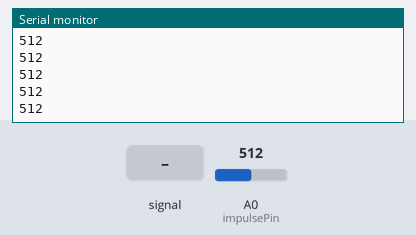
Simulated run of this sketch. Board: ESP8266 (NodeMCU). Shown: the last lines printed to the serial monitor. Inputs (shaded band) come from the test bench; at power-on: A0 (impulsePin) = 512. WiFi joins after 1.5 s; servers stay silent unless stated; no MQTT or app messages arrive unless stated.

Above: at 2.7 s.
2.8 s: A0 (impulsePin) fed a 200 Hz sine of ±460 counts around its level
At 3.9 s:
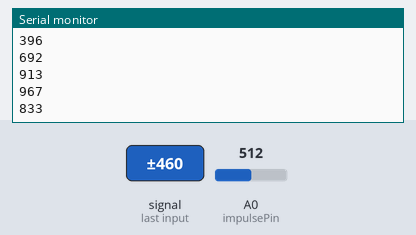
4.3 s: A0 (impulsePin) set to 716
At 5.1 s:
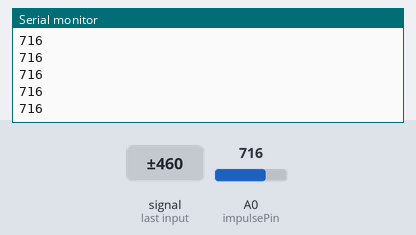
5.8 s: A0 (impulsePin) fed a 1000 Hz sine of ±255 counts around its level
7.3 s: A0 (impulsePin) set to 511
At 8.4 s:
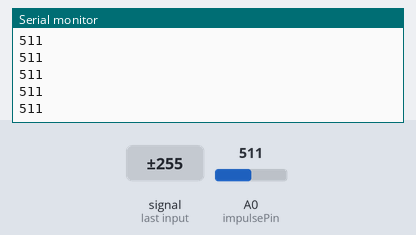
Timing chart, 0 to 9.8 s (numbered marks = the images above; inputs shaded):
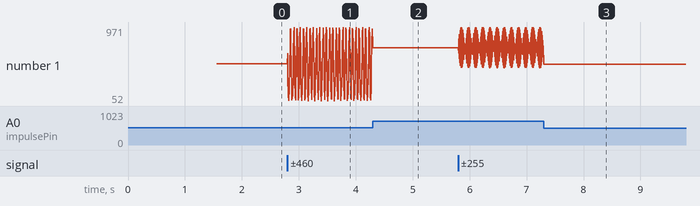

The sketch:

main.ino
```cpp
#include "led.h"
#include "wifi.h"
#include "mqtt.h"
#include "impulse_counter.h"

void setup() {
  Serial.begin(115200);
  Serial.println("Booting");

  setup_led();
  setup_wifi();
  setup_mqtt();
//  setup_ota();
  setup_impulse_counter();

  print_wifi_details();
}

void loop() {
  wifi_task();
  mqtt_task();
  impulse_counter_task();
}
```

Meter.cpp
```cpp
#include "Meter.h"
#include "Arduino.h"

Meter::Meter(unsigned int pulses_per_kwh)
: _pulses_per_kwh(pulses_per_kwh)
, count(0) {
}

// interrupt callback
void Meter::pulse()
{
  // used to measure time between pulses.
  _pulse_time = millis();

  // increment pulse count
  count++;

  // calculate pulse length
  pulse_length = _pulse_time - _last_pulse_time;

  // remember pulse time for next time
  _last_pulse_time = _pulse_time;
}

double Meter::get_power() {
  unsigned long current_pulse_length = millis() - _last_pulse_time;

  // if current pulse is shorter than previous whole pulse, then we haven't had a pulse yet
  // so use previous whole pulse length instead.
  if (current_pulse_length < pulse_length) current_pulse_length = pulse_length;

  // calculate power based on pulse length
  return pulse_length == 0
    ? 0
    : (1000.0 / _pulses_per_kwh) * 3600.0 / pulse_length * 1000.0;
}

double Meter::get_elapsed_energy() {
  return (1.0 * count / (_pulses_per_kwh));
}
```

Meter.h
```cpp
#include "Arduino.h"
#include <RunningAverage.h>

#ifndef METER_H
#define METER_H

class Meter
{
  public:
    Meter(unsigned int pulses_per_kwh);

    void pulse();
    double get_power();
    double get_elapsed_energy();

    volatile unsigned long pulse_length;
    volatile unsigned long count;

  private:
    volatile unsigned int _pulses_per_kwh;
    volatile unsigned long _pulse_time;
    volatile unsigned long _last_pulse_time;
};

#endif
```

iimpulse_counter.cpp
```cpp
#include "config.h"
#include "impulse_counter.h"
#include "Meter.h"
#include "mqtt.h"


//RunningAverage impulse_running_average(1000);
Meter meter(PULSES_PER_KWH);

const int impulsePin = A0;
boolean impulseDetected = false;
int threshold = 60;

long interval = 30UL * 1000UL;
unsigned long previousMillis = 0;
char *mqttOutTopic = "sensors/nrg2/out";

void setup_impulse_counter() {
//  impulse_running_average.clear();
}

void impulse_counter_task() {
  int illuminanceValue = analogRead(impulsePin);

  Serial.println(illuminanceValue);


//  impulse_running_average.addValue((float) illuminanceValue);
//  int threshold = (int) ((impulse_running_average.getMinInBuffer() + impulse_running_average.getMaxInBuffer()) / 2);

  delay(5);

  if ((illuminanceValue > threshold) & (impulseDetected == false)) {
    impulseDetected = true;
    delay(5);
  }

  if ((illuminanceValue < threshold) & (impulseDetected == true)) {
    impulseDetected = false;
    meter.pulse();
    Serial.println("pulse");
    delay(5);
  }

  unsigned long currentMillis = millis();

  if(currentMillis - previousMillis > interval) {
    previousMillis = currentMillis;

    DynamicJsonDocument doc(1024);

    doc["energy"] = meter.get_elapsed_energy();
    doc["power"] = meter.get_power();

    char output[256];
    serializeJson(doc, output);
    publish_message(mqttOutTopic, output);
  }
}
```

impulse_counter.h
```cpp
#include <ArduinoJson.h>
#include <RunningAverage.h>

#ifndef IMPULSE_COUNTER_H
#define IMPULSE_COUNTER_H

void setup_impulse_counter();
void impulse_counter_task();

#endif
```

led.cpp
```cpp
#include "Arduino.h"
#include "config.h"

void setup_led() {
  #ifdef LED
  pinMode(LED, OUTPUT);
  #endif
}

void toggle_led(bool state) {
  #ifdef LED
  digitalWrite(LED, state);
  #endif
}
```

led.h
```cpp
void setup_led();
void toggle_led(bool state);
```

mqtt.cpp
```cpp
#include "mqtt.h"
#include "wifi.h"
#include "config.h"

void setup_mqtt() {
  mqtt_client.setServer(MQTT_SERVER, MQTT_PORT);
  mqtt_client.setKeepAlive(120);
}

void reconnect_mqtt() {
  while (!mqtt_client.connected()) {
    Serial.print("Attempting MQTT connection...");
    // Attempt to connect
    if (mqtt_client.connect(NODE_NAME, MQTT_USER, MQTT_PASSWORD)) {
      Serial.println("mqtt connected");

    } else {
      WiFi.printDiag(Serial);
      Serial.print("mqtt failed, rc=");
      Serial.print(mqtt_client.state());
      Serial.println(" try again in 5 seconds");

      delay(5000);
    }
  }
}

void mqtt_task() {
  // check connection
  if (wifi_connected()) {
    if (!mqtt_client.connected()) {
      reconnect_mqtt();
    }

    mqtt_client.loop();
  }
}

void publish_message(char* topic, char* payload) {
  mqtt_client.publish(topic, payload);
}
```

mqtt.h
```cpp
#include <PubSubClient.h>
#include "wifi.h"

#ifndef MQTT_H
#define MQTT_H

static PubSubClient mqtt_client(espClient);

void setup_mqtt();
void reconnect_mqtt();
void mqtt_task();
void publish_message(char* topic, char* payload);
#endif
```

ota.cpp
```cpp
#include <ESP8266mDNS.h>
#include <WiFiUdp.h>
#include <ArduinoOTA.h>
#include "ota.h"
#include "config.h"

void setup_ota() {
  ArduinoOTA.setHostname(NODE_NAME);
  ArduinoOTA.setPassword(OTA_PASSWORD);

  ArduinoOTA.onStart([]() {
    Serial.println();
    Serial.println("OTA Start");
  });

  ArduinoOTA.onEnd([]() {
    Serial.println();
    Serial.println("OTA End");
  });
  ArduinoOTA.onProgress([](unsigned int progress, unsigned int total) {
    Serial.printf("Progress: %u%%\r", (progress / (total / 100)));
  });
  ArduinoOTA.onError([](ota_error_t error) {
    Serial.printf("Error[%u]: ", error);
    if (error == OTA_AUTH_ERROR) {
      Serial.println("Auth Failed");
    } else if (error == OTA_BEGIN_ERROR) {
      Serial.println("Begin Failed");
    } else if (error == OTA_CONNECT_ERROR) {
      Serial.println("Connect Failed");
    } else if (error == OTA_RECEIVE_ERROR) {
      Serial.println("Receive Failed");
    } else if (error == OTA_END_ERROR) {
      Serial.println("End Failed");
    }
  });
  ArduinoOTA.begin();
}

void ota_task() {
  ArduinoOTA.handle();
}
```

ota.h
```cpp
#ifndef OTA_H
#define OTA_H

void setup_ota();
void ota_task();

#endif
```

wifi.cpp
```cpp
#include "led.h"
#include "wifi.h"
#include "config.h"

void setup_wifi() {
  WiFi.mode(WIFI_STA);
  WiFi.begin(WIFI_SSID, WIFI_PASSWORD);

  while (WiFi.waitForConnectResult() != WL_CONNECTED) {
    Serial.println("Connection Failed! Rebooting...");
    delay(5000);
    ESP.restart();
  }
}

void print_wifi_details() {
  Serial.print("Connected. IP address: ");
  Serial.println(WiFi.localIP());
}

bool wifi_connected() {
  return WiFi.status() == WL_CONNECTED;
}

void reconnect_wifi() {
  while (!wifi_connected()) {
    toggle_led(HIGH);
    Serial.print("Attempting Wifi connection...");
    setup_wifi();
    toggle_led(LOW);
  }
}

void wifi_task() {
  if (!wifi_connected()) {
    reconnect_wifi();
  }
}
```

wifi.h
```cpp
#include <ESP8266WiFi.h>

#ifndef WIFI_H
#define WIFI_H

static WiFiClient espClient;

void setup_wifi();
void print_wifi_details();
void reconnect_wifi();
bool wifi_connected();
void wifi_task();

#endif
```

config.h
```cpp
//#define LED LED_BUILTIN
#define WIFI_SSID ""
#define WIFI_PASSWORD ""
#define NODE_NAME "energy-meter"
#define OTA_PASSWORD ""
#define MQTT_SERVER "" // ip address
#define MQTT_PORT 8883
#define NODE_NAME "NRG Meter"
#define MQTT_USER ""
#define MQTT_PASSWORD ""
#define PULSES_PER_KWH 6400 // pulses per KWh, usually described on electricity meter
```

Measured:
- after the input at 2.8 s, the serial monitor: prints a new line at once (image 1)
- plotted number 1: 512 → 763 after the input at 2.8 s
